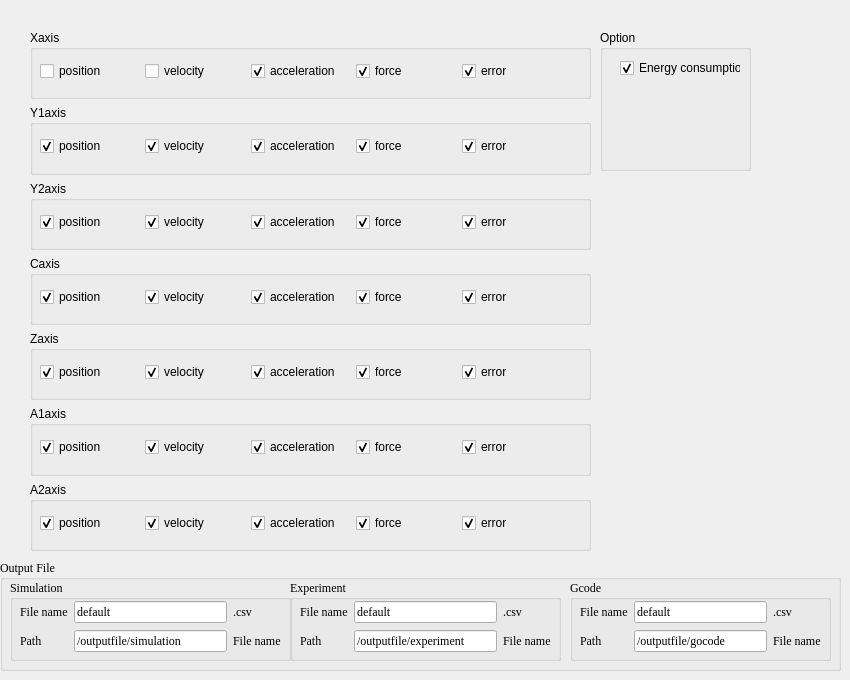
    <widget class="QWidget" name="tab_6">
     <attribute name="title">
      <string>Datalog</string>
     </attribute>
     <widget class="QWidget" name="layoutWidget">
      <property name="geometry">
       <rect>
        <x>30</x>
        <y>30</y>
        <width>561</width>
        <height>521</height>
       </rect>
      </property>
      <layout class="QVBoxLayout" name="verticalLayout_4">
       <item>
        <widget class="QGroupBox" name="groupBox_15">
         <property name="title">
          <string>Xaxis</string>
         </property>
         <widget class="QWidget" name="layoutWidget">
          <property name="geometry">
           <rect>
            <x>10</x>
            <y>30</y>
            <width>521</width>
            <height>23</height>
           </rect>
          </property>
          <layout class="QHBoxLayout" name="horizontalLayout_9">
           <item>
            <widget class="QCheckBox" name="checkBox_Xaxis_position">
             <property name="text">
              <string>position</string>
             </property>
             <property name="checked">
              <bool>false</bool>
             </property>
            </widget>
           </item>
           <item>
            <widget class="QCheckBox" name="checkBox_Xaxis_velocity">
             <property name="text">
              <string>velocity</string>
             </property>
             <property name="checked">
              <bool>false</bool>
             </property>
            </widget>
           </item>
           <item>
            <widget class="QCheckBox" name="checkBox_Xaxis_acceleration">
             <property name="text">
              <string>acceleration</string>
             </property>
             <property name="checked">
              <bool>true</bool>
             </property>
            </widget>
           </item>
           <item>
            <widget class="QCheckBox" name="checkBox_Xaxis_force">
             <property name="text">
              <string>force</string>
             </property>
             <property name="checked">
              <bool>true</bool>
             </property>
            </widget>
           </item>
           <item>
            <widget class="QCheckBox" name="checkBox_Xaxis_error">
             <property name="text">
              <string>error</string>
             </property>
             <property name="checked">
              <bool>true</bool>
             </property>
            </widget>
           </item>
          </layout>
         </widget>
        </widget>
       </item>
       <item>
        <widget class="QGroupBox" name="groupBox_18">
         <property name="title">
          <string>Y1axis</string>
         </property>
         <widget class="QWidget" name="layoutWidget_8">
          <property name="geometry">
           <rect>
            <x>10</x>
            <y>30</y>
            <width>521</width>
            <height>23</height>
           </rect>
          </property>
          <layout class="QHBoxLayout" name="horizontalLayout_10">
           <item>
            <widget class="QCheckBox" name="checkBox_Y1axis_position">
             <property name="text">
              <string>position</string>
             </property>
             <property name="checked">
              <bool>true</bool>
             </property>
            </widget>
           </item>
           <item>
            <widget class="QCheckBox" name="checkBox_Y1axis_velocity">
             <property name="text">
              <string>velocity</string>
             </property>
             <property name="checked">
              <bool>true</bool>
             </property>
            </widget>
           </item>
           <item>
            <widget class="QCheckBox" name="checkBox_Y1axis_acceleration">
             <property name="text">
              <string>acceleration</string>
             </property>
             <property name="checked">
              <bool>true</bool>
             </property>
            </widget>
           </item>
           <item>
            <widget class="QCheckBox" name="checkBox_Y1axis_force">
             <property name="text">
              <string>force</string>
             </property>
             <property name="checked">
              <bool>true</bool>
             </property>
            </widget>
           </item>
           <item>
            <widget class="QCheckBox" name="checkBox_Y1axis_error">
             <property name="text">
              <string>error</string>
             </property>
             <property name="checked">
              <bool>true</bool>
             </property>
            </widget>
           </item>
          </layout>
         </widget>
        </widget>
       </item>
       <item>
        <widget class="QGroupBox" name="groupBox_19">
         <property name="title">
          <string>Y2axis</string>
         </property>
         <widget class="QWidget" name="layoutWidget_9">
          <property name="geometry">
           <rect>
            <x>10</x>
            <y>30</y>
            <width>521</width>
            <height>23</height>
           </rect>
          </property>
          <layout class="QHBoxLayout" name="horizontalLayout_11">
           <item>
            <widget class="QCheckBox" name="checkBox_Y2axis_position">
             <property name="text">
              <string>position</string>
             </property>
             <property name="checked">
              <bool>true</bool>
             </property>
            </widget>
           </item>
           <item>
            <widget class="QCheckBox" name="checkBox_Y2axis_velocity">
             <property name="text">
              <string>velocity</string>
             </property>
             <property name="checked">
              <bool>true</bool>
             </property>
            </widget>
           </item>
           <item>
            <widget class="QCheckBox" name="checkBox_Y2axis_acceleration">
             <property name="text">
              <string>acceleration</string>
             </property>
             <property name="checked">
              <bool>true</bool>
             </property>
            </widget>
           </item>
           <item>
            <widget class="QCheckBox" name="checkBox_Y2axis_force">
             <property name="text">
              <string>force</string>
             </property>
             <property name="checked">
              <bool>true</bool>
             </property>
            </widget>
           </item>
           <item>
            <widget class="QCheckBox" name="checkBox_Y2axis_error">
             <property name="text">
              <string>error</string>
             </property>
             <property name="checked">
              <bool>true</bool>
             </property>
            </widget>
           </item>
          </layout>
         </widget>
        </widget>
       </item>
       <item>
        <widget class="QGroupBox" name="groupBox_20">
         <property name="title">
          <string>Caxis</string>
         </property>
         <widget class="QWidget" name="layoutWidget_10">
          <property name="geometry">
           <rect>
            <x>10</x>
            <y>30</y>
            <width>521</width>
            <height>23</height>
           </rect>
          </property>
          <layout class="QHBoxLayout" name="horizontalLayout_12">
           <item>
            <widget class="QCheckBox" name="checkBox_Caxis_position">
             <property name="text">
              <string>position</string>
             </property>
             <property name="checked">
              <bool>true</bool>
             </property>
            </widget>
           </item>
           <item>
            <widget class="QCheckBox" name="checkBox_Caxis_velocity">
             <property name="text">
              <string>velocity</string>
             </property>
             <property name="checked">
              <bool>true</bool>
             </property>
            </widget>
           </item>
           <item>
            <widget class="QCheckBox" name="checkBox_Caxis_acceleration">
             <property name="text">
              <string>acceleration</string>
             </property>
             <property name="checked">
              <bool>true</bool>
             </property>
            </widget>
           </item>
           <item>
            <widget class="QCheckBox" name="checkBox_Caxis_force">
             <property name="text">
              <string>force</string>
             </property>
             <property name="checked">
              <bool>true</bool>
             </property>
            </widget>
           </item>
           <item>
            <widget class="QCheckBox" name="checkBox_Caxis_error">
             <property name="text">
              <string>error</string>
             </property>
             <property name="checked">
              <bool>true</bool>
             </property>
            </widget>
           </item>
          </layout>
         </widget>
        </widget>
       </item>
       <item>
        <widget class="QGroupBox" name="groupBox_21">
         <property name="title">
          <string>Zaxis</string>
         </property>
         <widget class="QWidget" name="layoutWidget_11">
          <property name="geometry">
           <rect>
            <x>10</x>
            <y>30</y>
            <width>521</width>
            <height>23</height>
           </rect>
          </property>
          <layout class="QHBoxLayout" name="horizontalLayout_13">
           <item>
            <widget class="QCheckBox" name="checkBox_Zaxis_position">
             <property name="text">
              <string>position</string>
             </property>
             <property name="checked">
              <bool>true</bool>
             </property>
            </widget>
           </item>
           <item>
            <widget class="QCheckBox" name="checkBox_Zaxis_velocity">
             <property name="text">
              <string>velocity</string>
             </property>
             <property name="checked">
              <bool>true</bool>
             </property>
            </widget>
           </item>
           <item>
            <widget class="QCheckBox" name="checkBox_Zaxis_acceleration">
             <property name="text">
              <string>acceleration</string>
             </property>
             <property name="checked">
              <bool>true</bool>
             </property>
            </widget>
           </item>
           <item>
            <widget class="QCheckBox" name="checkBox_Zaxis_force">
             <property name="text">
              <string>force</string>
             </property>
             <property name="checked">
              <bool>true</bool>
             </property>
            </widget>
           </item>
           <item>
            <widget class="QCheckBox" name="checkBox_Zaxis_error">
             <property name="text">
              <string>error</string>
             </property>
             <property name="checked">
              <bool>true</bool>
             </property>
            </widget>
           </item>
          </layout>
         </widget>
        </widget>
       </item>
       <item>
        <widget class="QGroupBox" name="groupBox_22">
         <property name="title">
          <string>A1axis</string>
         </property>
         <widget class="QWidget" name="layoutWidget_12">
          <property name="geometry">
           <rect>
            <x>10</x>
            <y>30</y>
            <width>521</width>
            <height>23</height>
           </rect>
          </property>
          <layout class="QHBoxLayout" name="horizontalLayout_14">
           <item>
            <widget class="QCheckBox" name="checkBox_A1axis_position">
             <property name="text">
              <string>position</string>
             </property>
             <property name="checked">
              <bool>true</bool>
             </property>
            </widget>
           </item>
           <item>
            <widget class="QCheckBox" name="checkBox_A1axis_velocity">
             <property name="text">
              <string>velocity</string>
             </property>
             <property name="checked">
              <bool>true</bool>
             </property>
            </widget>
           </item>
           <item>
            <widget class="QCheckBox" name="checkBox_A1axis_acceleration">
             <property name="text">
              <string>acceleration</string>
             </property>
             <property name="checked">
              <bool>true</bool>
             </property>
            </widget>
           </item>
           <item>
            <widget class="QCheckBox" name="checkBox_A1axis_force">
             <property name="text">
              <string>force</string>
             </property>
             <property name="checked">
              <bool>true</bool>
             </property>
            </widget>
           </item>
           <item>
            <widget class="QCheckBox" name="checkBox_A1axis_error">
             <property name="text">
              <string>error</string>
             </property>
             <property name="checked">
              <bool>true</bool>
             </property>
            </widget>
           </item>
          </layout>
         </widget>
        </widget>
       </item>
       <item>
        <widget class="QGroupBox" name="groupBox_23">
         <property name="title">
          <string>A2axis</string>
         </property>
         <widget class="QWidget" name="layoutWidget_13">
          <property name="geometry">
           <rect>
            <x>10</x>
            <y>30</y>
            <width>521</width>
            <height>23</height>
           </rect>
          </property>
          <layout class="QHBoxLayout" name="horizontalLayout_15">
           <item>
            <widget class="QCheckBox" name="checkBox_A2axis_position">
             <property name="text">
              <string>position</string>
             </property>
             <property name="checked">
              <bool>true</bool>
             </property>
            </widget>
           </item>
           <item>
            <widget class="QCheckBox" name="checkBox_A2axis_velocity">
             <property name="text">
              <string>velocity</string>
             </property>
             <property name="checked">
              <bool>true</bool>
             </property>
            </widget>
           </item>
           <item>
            <widget class="QCheckBox" name="checkBox_A2axis_acceleration">
             <property name="text">
              <string>acceleration</string>
             </property>
             <property name="checked">
              <bool>true</bool>
             </property>
            </widget>
           </item>
           <item>
            <widget class="QCheckBox" name="checkBox_A2axis_force">
             <property name="text">
              <string>force</string>
             </property>
             <property name="checked">
              <bool>true</bool>
             </property>
            </widget>
           </item>
           <item>
            <widget class="QCheckBox" name="checkBox_A2axis_error">
             <property name="text">
              <string>error</string>
             </property>
             <property name="checked">
              <bool>true</bool>
             </property>
            </widget>
           </item>
          </layout>
         </widget>
        </widget>
       </item>
      </layout>
     </widget>
     <widget class="QGroupBox" name="groupBox_46">
      <property name="geometry">
       <rect>
        <x>600</x>
        <y>30</y>
        <width>151</width>
        <height>141</height>
       </rect>
      </property>
      <property name="title">
       <string>Option</string>
      </property>
      <widget class="QCheckBox" name="checkBox_EnergyCalc">
       <property name="geometry">
        <rect>
         <x>20</x>
         <y>30</y>
         <width>121</width>
         <height>16</height>
        </rect>
       </property>
       <property name="text">
        <string>Energy consumption</string>
       </property>
       <property name="checked">
        <bool>true</bool>
       </property>
      </widget>
     </widget>
     <widget class="QGroupBox" name="groupBox_36">
      <property name="geometry">
       <rect>
        <x>0</x>
        <y>560</y>
        <width>841</width>
        <height>111</height>
       </rect>
      </property>
      <property name="font">
       <font>
        <family>Times New Roman</family>
       </font>
      </property>
      <property name="title">
       <string>Output File</string>
      </property>
      <widget class="QGroupBox" name="groupBox_37">
       <property name="geometry">
        <rect>
         <x>10</x>
         <y>20</y>
         <width>281</width>
         <height>81</height>
        </rect>
       </property>
       <property name="title">
        <string>Simulation</string>
       </property>
       <widget class="QWidget" name="layoutWidget_19">
        <property name="geometry">
         <rect>
          <x>10</x>
          <y>20</y>
          <width>261</width>
          <height>54</height>
         </rect>
        </property>
        <layout class="QGridLayout" name="gridLayout_17">
         <item row="0" column="0">
          <widget class="QLabel" name="label_139">
           <property name="text">
            <string>File name</string>
           </property>
          </widget>
         </item>
         <item row="0" column="1">
          <widget class="QLineEdit" name="lineEdit_filename_simulation">
           <property name="text">
            <string>default</string>
           </property>
          </widget>
         </item>
         <item row="0" column="2">
          <widget class="QLabel" name="label_143">
           <property name="text">
            <string>.csv</string>
           </property>
          </widget>
         </item>
         <item row="1" column="0">
          <widget class="QLabel" name="label_140">
           <property name="text">
            <string>Path</string>
           </property>
          </widget>
         </item>
         <item row="1" column="1">
          <widget class="QLineEdit" name="lineEdit_filepath_simulation">
           <property name="text">
            <string>/outputfile/simulation</string>
           </property>
          </widget>
         </item>
         <item row="1" column="2">
          <widget class="QLabel" name="label_144">
           <property name="text">
            <string>File name</string>
           </property>
          </widget>
         </item>
        </layout>
       </widget>
      </widget>
      <widget class="QGroupBox" name="groupBox_38">
       <property name="geometry">
        <rect>
         <x>290</x>
         <y>20</y>
         <width>271</width>
         <height>81</height>
        </rect>
       </property>
       <property name="title">
        <string>Experiment</string>
       </property>
       <widget class="QWidget" name="layoutWidget_20">
        <property name="geometry">
         <rect>
          <x>10</x>
          <y>20</y>
          <width>251</width>
          <height>54</height>
         </rect>
        </property>
        <layout class="QGridLayout" name="gridLayout_18">
         <item row="0" column="0">
          <widget class="QLabel" name="label_141">
           <property name="text">
            <string>File name</string>
           </property>
          </widget>
         </item>
         <item row="0" column="2">
          <widget class="QLabel" name="label_145">
           <property name="text">
            <string>.csv</string>
           </property>
          </widget>
         </item>
         <item row="1" column="0">
          <widget class="QLabel" name="label_142">
           <property name="text">
            <string>Path</string>
           </property>
          </widget>
         </item>
         <item row="1" column="1">
          <widget class="QLineEdit" name="lineEdit_filepath_experiment">
           <property name="text">
            <string>/outputfile/experiment</string>
           </property>
          </widget>
         </item>
         <item row="1" column="2">
          <widget class="QLabel" name="label_146">
           <property name="text">
            <string>File name</string>
           </property>
          </widget>
         </item>
         <item row="0" column="1">
          <widget class="QLineEdit" name="lineEdit_filename_experiment">
           <property name="text">
            <string>default</string>
           </property>
          </widget>
         </item>
        </layout>
       </widget>
      </widget>
      <widget class="QGroupBox" name="groupBox_39">
       <property name="geometry">
        <rect>
         <x>570</x>
         <y>20</y>
         <width>261</width>
         <height>81</height>
        </rect>
       </property>
       <property name="title">
        <string>Gcode</string>
       </property>
       <widget class="QWidget" name="layoutWidget_23">
        <property name="geometry">
         <rect>
          <x>10</x>
          <y>20</y>
          <width>241</width>
          <height>54</height>
         </rect>
        </property>
        <layout class="QGridLayout" name="gridLayout_19">
         <item row="1" column="2">
          <widget class="QLabel" name="label_150">
           <property name="text">
            <string>File name</string>
           </property>
          </widget>
         </item>
         <item row="1" column="0">
          <widget class="QLabel" name="label_149">
           <property name="text">
            <string>Path</string>
           </property>
          </widget>
         </item>
         <item row="1" column="1">
          <widget class="QLineEdit" name="lineEdit_filepath_gcode">
           <property name="text">
            <string>/outputfile/gocode</string>
           </property>
          </widget>
         </item>
         <item row="0" column="2">
          <widget class="QLabel" name="label_148">
           <property name="text">
            <string>.csv</string>
           </property>
          </widget>
         </item>
         <item row="0" column="0">
          <widget class="QLabel" name="label_147">
           <property name="text">
            <string>File name</string>
           </property>
          </widget>
         </item>
         <item row="0" column="1">
          <widget class="QLineEdit" name="lineEdit_filename_gcode">
           <property name="text">
            <string>default</string>
           </property>
          </widget>
         </item>
        </layout>
       </widget>
      </widget>
     </widget>
    </widget>
